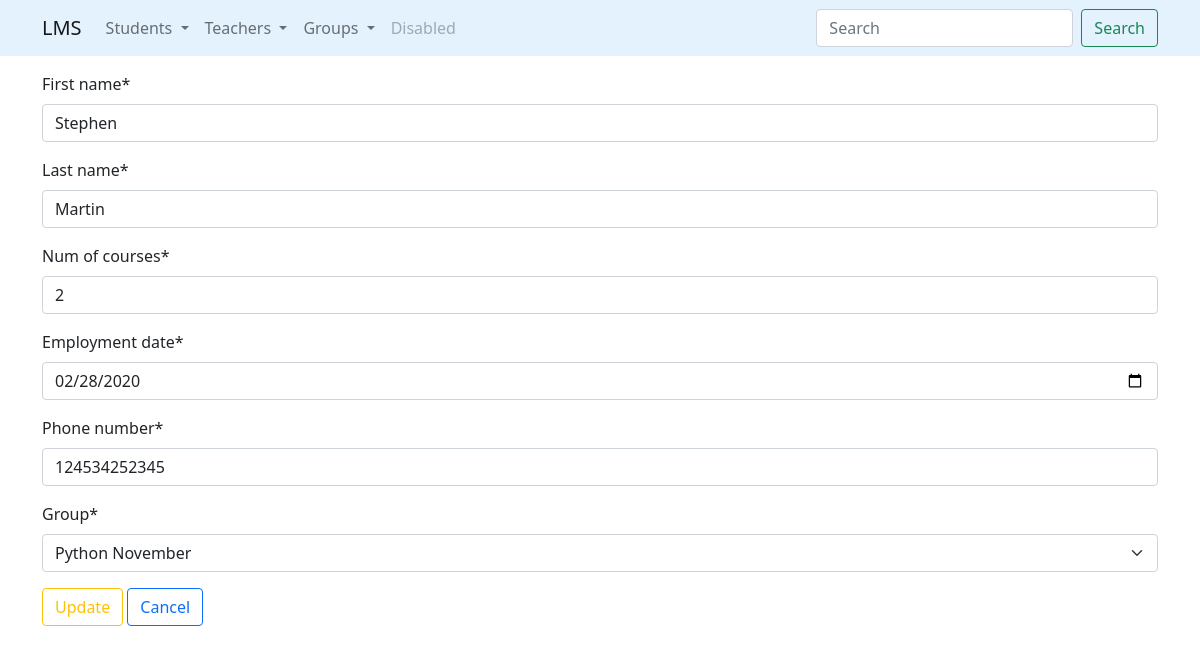
The app's page /teachers/update/1/ with its own data.
### teachers/models.py (models this page shows, shortened)
class Teacher(models.Model):
    first_name = models.CharField(
        max_length=100,
        validators=[MinLengthValidator(2)]
    )
    last_name = models.CharField(
        max_length=100,
        validators=[MinLengthValidator(2)]
    )
    num_of_courses = models.IntegerField()
    employment_date = models.DateField(default=datetime.date.today)
    phone_number = models.CharField(
        max_length=20,
        default='',
        validators=[
            MinLengthValidator(7),
            unique_number_validator
        ]
    )
    group = models.ForeignKey(
        Group,
        on_delete=models.SET_NULL,
        null=True,
        related_name='teachers'
    )

### teachers/views.py (the view)
# urls.py: path('update/<int:pk>/', update_teacher, name='update'),
def update_teacher(request, pk):
    teacher = get_object_or_404(Teacher, id=pk)
    if request.method == 'GET':
        form = TeacherCreateForm(instance=teacher)
    elif request.method == 'POST':
        form = TeacherCreateForm(data=request.POST, instance=teacher)
        if form.is_valid():
            form.save()
            return HttpResponseRedirect(reverse('teachers:list'))
    return render(
        request=request,
        template_name='teachers/update.html',
        context={'form': form}
    )

### teachers/forms.py (shortened to what this page needs)
class TeacherCreateForm(forms.ModelForm):
    class Meta:
        model = Teacher
        fields = [
            'first_name',
            'last_name',
            'num_of_courses',
            'employment_date',
            'phone_number',
            'group'
        ]
        widgets = {
            'employment_date': forms.DateInput(attrs={'type': 'date'})
        }

### groups/models.py (called while the page is built)
    def __str__(self):
        return self.group_name

### teachers/templates/teachers/update.html (shortened to what this page needs)
{% extends 'base.html' %}
{% load crispy_forms_tags %}
{% block content %}
    <form method="post">
        {{ form | crispy }}
        <input class="btn btn-outline-warning" type="submit" value="Update">
        <a class="btn btn-outline-primary" href="{% url 'teachers:list' %}">Cancel</a>
    </form>
{% endblock %}

### records on screen
Teacher: first_name "Stephen", last_name "Martin", num_of_courses "2", employment_date "02/28/2020", phone_number "124534252345", group "Python November"
